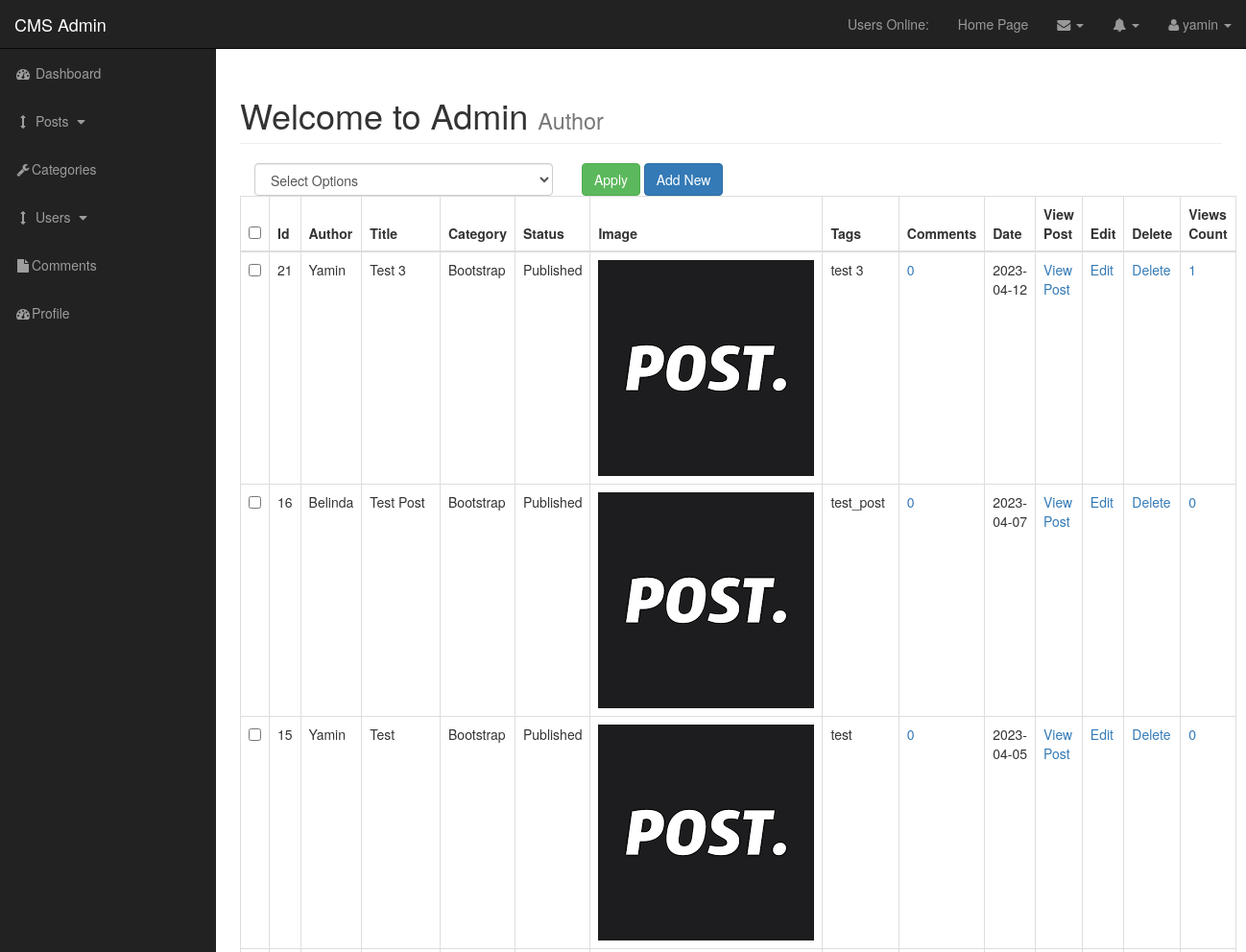
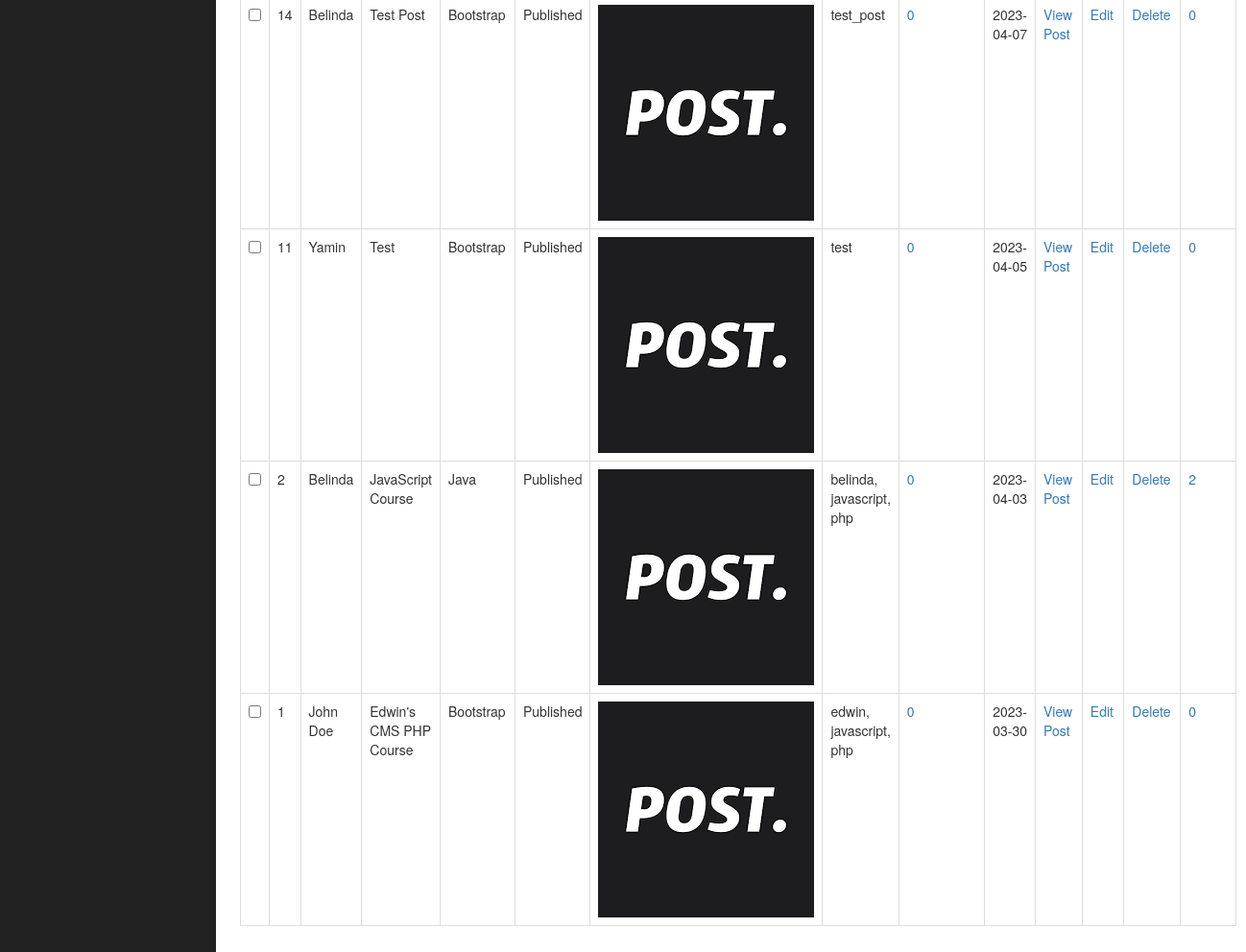
/cms/admin/posts.php (signed in), run on the app's committed database (2 pictures, top to bottom).
### tables this page shows
CREATE TABLE `posts` (
  `id` int(3) NOT NULL,
  `category_id` int(3) NOT NULL,
  `post_title` varchar(255) NOT NULL,
  `post_author` varchar(255) NOT NULL,
  `post_user` varchar(255) NOT NULL,
  `post_date` date NOT NULL,
  `post_image` text NOT NULL,
  `post_content` text NOT NULL,
  `post_tags` varchar(255) NOT NULL,
  `post_comment_count` int(11) NOT NULL,
  `post_status` varchar(255) NOT NULL DEFAULT 'draft',
  `post_views_count` int(100) NOT NULL
);

CREATE TABLE `category` (
  `cat_id` int(3) NOT NULL,
  `cat_title` varchar(32) NOT NULL
);

### cms/admin/includes/view_all_posts.php (the view, shortened to what this page needs)
<form action="" method="post">
    <table class="table table-bordered table-hover">
        <div id="bulkOptionsContainer" class="col-xs-4">
            <select class="form-control" name="bulk_options" id="">
                <option value="">Select Options</option>
            </select>
        </div>
        <div class="col-xs-4">
            <input type="submit" name="submit" class="btn btn-success" value="Apply">
            <a class="btn btn-primary" href="posts.php?source=add_post">Add New</a>
        </div>
        <thead>
            <tr>
                <th><input id="selectAllBoxes" type="checkbox"></th>
                <th>Id</th>
                <th>Author</th>
                <th>Title</th>
                <th>Category</th>
                <th>Status</th>
                <th>Image</th>
                <th>Tags</th>
                <th>Comments</th>
                <th>Date</th>
                <th>View Post</th>
                <th>Edit</th>
                <th>Delete</th>
                <th>Views Count</th>
            </tr>
        </thead>
        <tbody>
            <?php
                $query = "SELECT * FROM posts ORDER BY id DESC";
                $result = mysqli_query($connection, $query);
                if(!$result){
                    die("Query Failed". mysqli_error($connection));
                }else{
                    while($row = mysqli_fetch_assoc($result)){
                        $id=$row["id"];
                        $cat_id=$row["category_id"];
                        $post_author=$row["post_author"];
                        $post_title=$row["post_title"];
                        $post_date=$row["post_date"];
                        $post_image=$row["post_image"];
                        $post_tags=$row["post_tags"];
                        $post_status=$row["post_status"];
                        $post_views_count=$row["post_views_count"];
                        echo "<tr>";
                        echo "<td><input class='checkBoxes' type='checkbox' name='checkBoxArray[]' value='$id'></td>";
                        echo "<td>$id</td>";
                        echo "<td>$post_author</td>";
                        echo "<td>$post_title</td>";
                        $query_cat_id="SELECT * FROM category WHERE cat_id=$cat_id";
                        $result_cat_id=mysqli_query($connection, $query_cat_id);
                        while($row=mysqli_fetch_assoc($result_cat_id)){
                            $cat_title=$row["cat_title"];
                            echo "<td>$cat_title</td>";
                        }
                        echo "<td>$post_status</td>";
                        echo "<td><img src='../images/$post_image' alt='Post Image'></td>";
                        echo "<td>$post_tags</td>";
                        $query = "SELECT * FROM comments WHERE comment_post_id=$id";
                        $send_comment_query = mysqli_query($connection, $query);
                        $count_comments = mysqli_num_rows($send_comment_query);
                        echo "<td><a href='post_comments.php?id=$id'>$count_comments</a></td>";
                        echo "<td>$post_date</td>";
                        echo "<td><a href='../post.php?p_id=$id'>View Post</a></td>";
                        echo "<td><a href='./posts.php?source=edit_post&p_id=$id'>Edit</a></td>";
                        echo "<td><a onClick=\"javascript: return confirm('Are you sure you want to delete?'); \" href='posts.php?delete=$id'>Delete</a></td>";
                        echo "<td><a href='posts.php?reset=$id'>$post_views_count</a></td>";
                    echo "</tr>";
                    }
                }
            ?>
        </tbody>
    </table>
</form>

### cms/admin/css/sb-admin.css (style rules this page uses)
body { margin-top: 100px; background-color: #222; }
@media (min-width:768px) { body { margin-top: 50px; } }

### data on the page
posts: id "21", post_author "Yamin", post_title "Test 3", post_status "Published", post_image (picture), post_tags "test 3", count_comments "0", post_date "2023-04-12", post_views_count "1"
category: cat_title "Bootstrap"
posts: id "16", post_author "Belinda", post_title "Test Post", post_status "Published", post_image (picture), post_tags "test_post", count_comments "0", post_date "2023-04-07", post_views_count "0"
posts: id "15", post_author "Yamin", post_title "Test", post_status "Published", post_image (picture), post_tags "test", count_comments "0", post_date "2023-04-05", post_views_count "0"
posts: id "14", post_author "Belinda", post_title "Test Post", post_status "Published", post_image (picture), post_tags "test_post", count_comments "0", post_date "2023-04-07", post_views_count "0"
posts: id "11", post_author "Yamin", post_title "Test", post_status "Published", post_image (picture), post_tags "test", count_comments "0", post_date "2023-04-05", post_views_count "0"
posts: id "2", post_author "Belinda", post_title "JavaScript Course", post_status "Published", post_image (picture), post_tags "belinda, javascript, php", count_comments "0", post_date "2023-04-03", post_views_count "2"
category: cat_title "Java"
posts: id "1", post_author "John Doe", post_title "Edwin's CMS PHP Course", post_status "Published", post_image (picture), post_tags "edwin, javascript, php", count_comments "0", post_date "2023-03-30", post_views_count "0"

### other printed values
$_SESSION["username"] "yamin"
